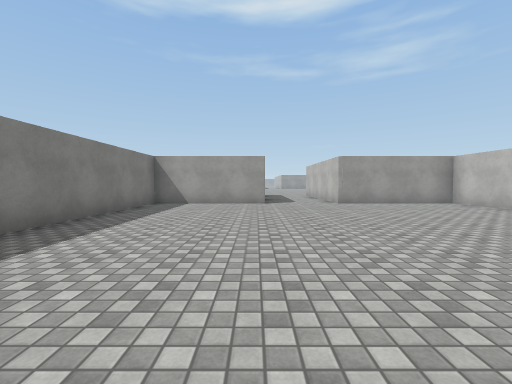
[1] (above)

16 first-person views from a walk through a Unity game level. The camera is 1.3 m above the floor, tilts 2° down and sees 90° across. The floor is counted in squares, 2 m on a side. Each view is taken from the middle of a square. On the plan, view 1 faces up. The plan holds only what a view shows up to about 9 squares ahead; the rest is blank. The place goes on beyond the plan. The player character is not drawn. Surface patterns are stand-ins for the level's own textures.

[2]
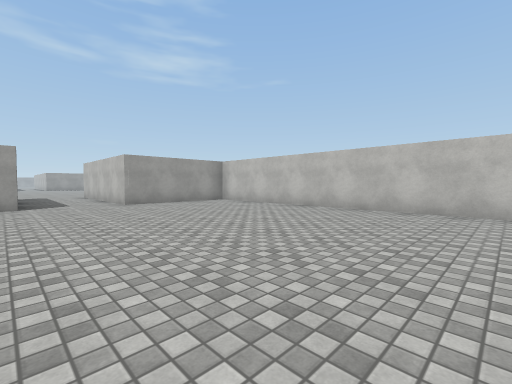

[3]
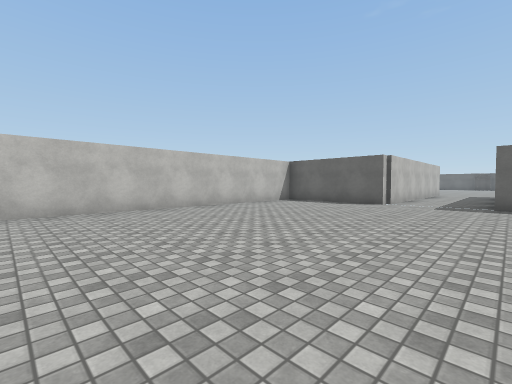

[4]
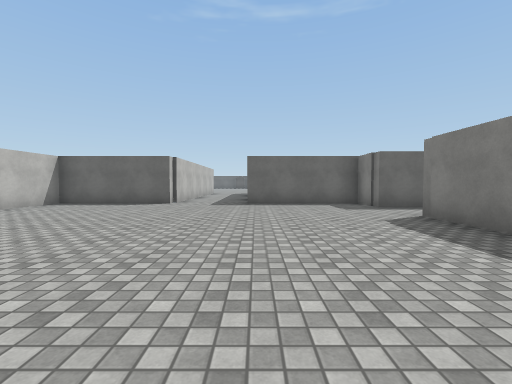

[5]
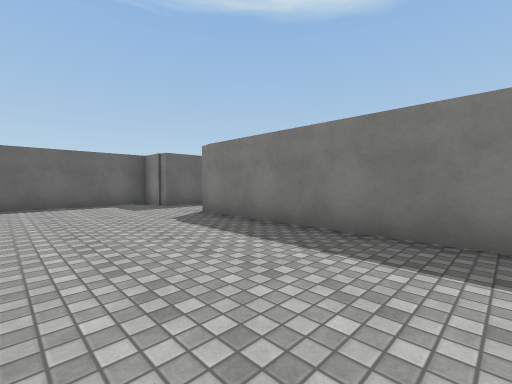

[6]
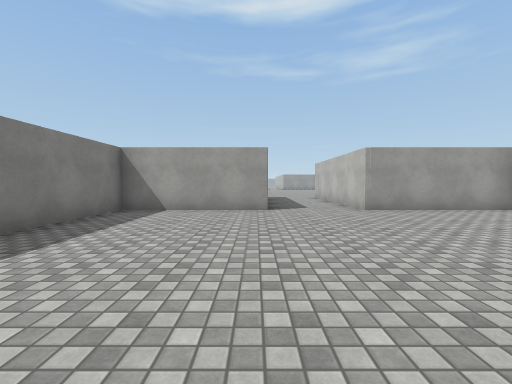

[7]
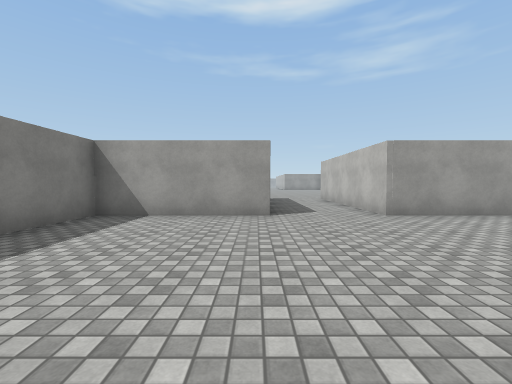

[8]
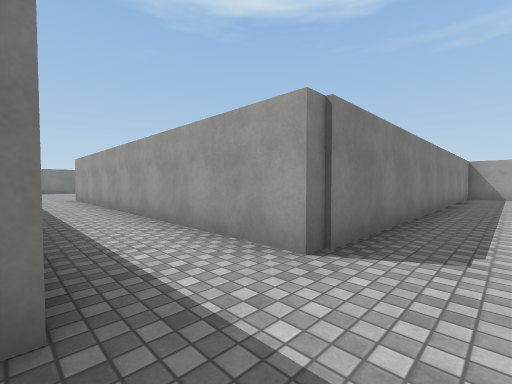

[9]
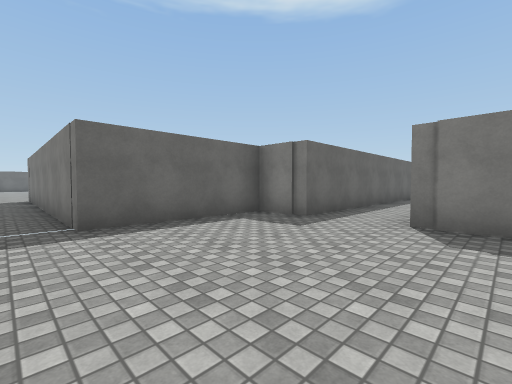

[10]
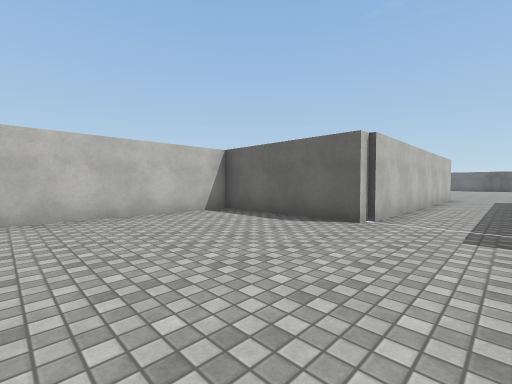

[11]
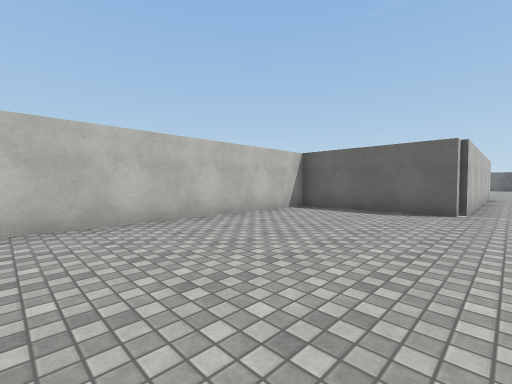

[12]
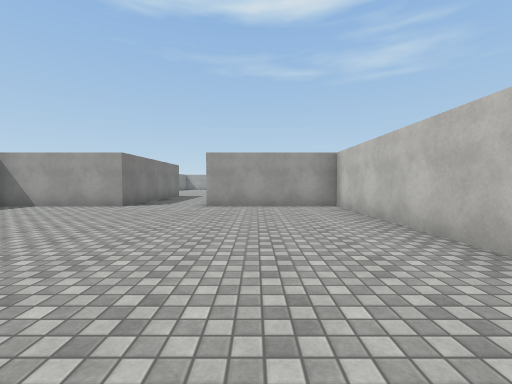

[13]
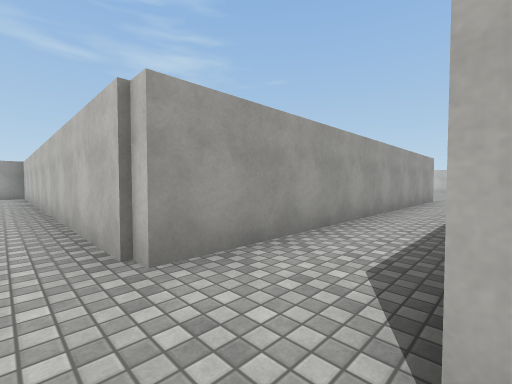

[14]
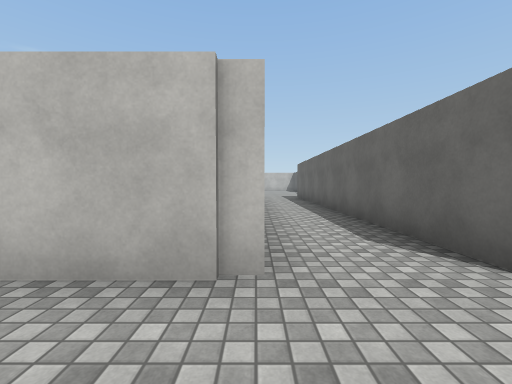

[15]
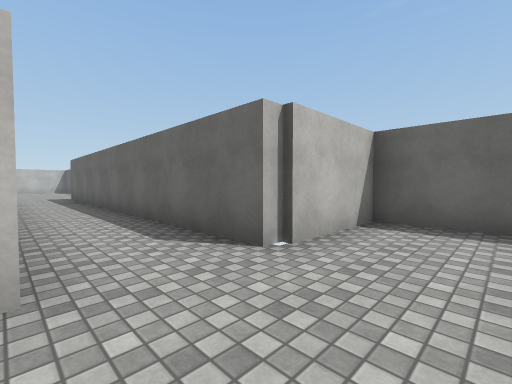

[16]
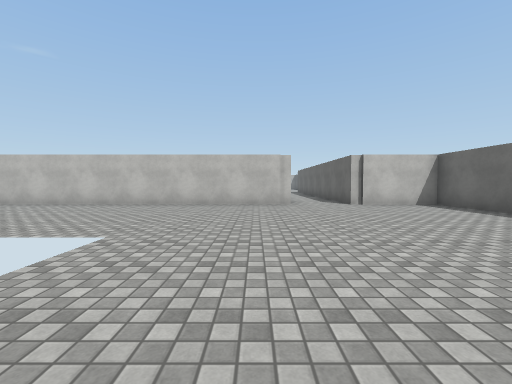

### Floor plan
Ten units are one square. View 1 is at (0, 0); x grows to the right and y downward. Boxes are objects, and circles mark ways between rooms. Rooms are numbered by the first view taken in them; rooms with no view inside come last. Other rooms are left out.
<svg viewBox="-175 -95 242 205">
<path fill="none" stroke="#000" d="M3 -81 -32 -81 -32 31 -133 31M26 61 62 61 62 -81 26 -81M-133 49 -32 49 -32 61 3 61M-133 31 -133 -70M-156 74 -133 74 -133 49M3 61 3 105M26 105 26 61"/>
<circle cx="-130" cy="40" r="3" fill="#2a7"/>
<text x="10" y="-10">1</text>
<text x="-170" y="0">2</text>
<text x="10" y="80">3</text>
</svg>
Room 1 opens to room 2.

Where each view was taken, in squares from view 1:
view 1: 0 up, 0 right, facing up
view 2: 0 up, 0 right, facing up-right
view 3: 2 up, 0 right, facing down-right
view 4: 2 up, 0 right, facing down
view 5: 2 up, 0 right, facing down-left
view 6: 2 up, 0 right, facing up
view 7: 3 up, 0 right, facing up
view 8: 5 down, 2 left, facing up-left
view 9: 2 down, 1 right, facing down-left
view 10: 2 down, 1 right, facing down-right
view 11: 0 up, 2 right, facing down-right
view 12: 1 up, 4 right, facing up
view 13: 5 down, 14 left, facing up-right
view 14: 3 down, 15 left, facing right
view 15: 3 down, 15 left, facing down-right
view 16: 2 down, 21 left, facing right
